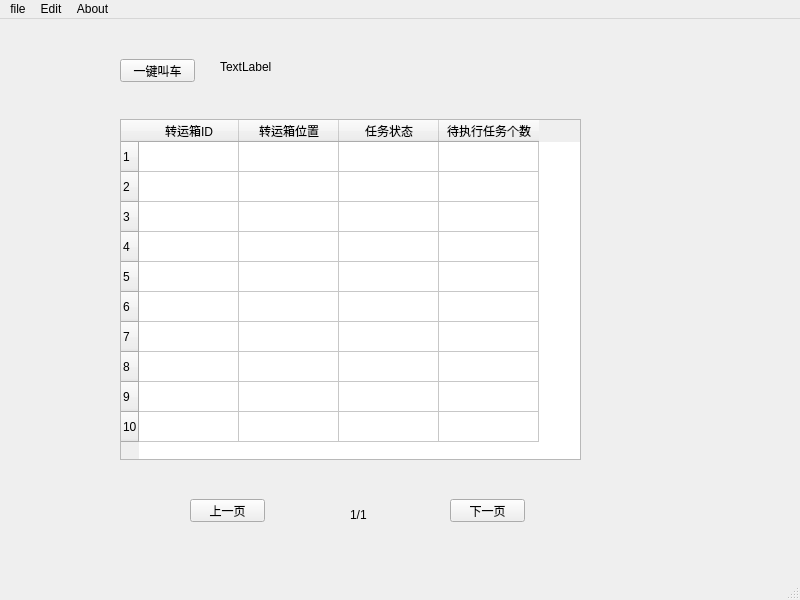
<?xml version="1.0" encoding="UTF-8"?>
<ui version="4.0">
 <class>RMSMonitor</class>
 <widget class="QMainWindow" name="RMSMonitor">
  <property name="geometry">
   <rect>
    <x>0</x>
    <y>0</y>
    <width>800</width>
    <height>600</height>
   </rect>
  </property>
  <property name="windowTitle">
   <string>MainWindow</string>
  </property>
  <widget class="QWidget" name="centralwidget">
   <widget class="QTableWidget" name="tableWidget">
    <property name="geometry">
     <rect>
      <x>120</x>
      <y>100</y>
      <width>461</width>
      <height>341</height>
     </rect>
    </property>
    <row>
     <property name="text">
      <string>1</string>
     </property>
    </row>
    <row>
     <property name="text">
      <string>2</string>
     </property>
    </row>
    <row>
     <property name="text">
      <string>3</string>
     </property>
    </row>
    <row>
     <property name="text">
      <string>4</string>
     </property>
    </row>
    <row>
     <property name="text">
      <string>5</string>
     </property>
    </row>
    <row>
     <property name="text">
      <string>6</string>
     </property>
    </row>
    <row>
     <property name="text">
      <string>7</string>
     </property>
    </row>
    <row>
     <property name="text">
      <string>8</string>
     </property>
    </row>
    <row>
     <property name="text">
      <string>9</string>
     </property>
    </row>
    <row>
     <property name="text">
      <string>10</string>
     </property>
    </row>
    <column>
     <property name="text">
      <string>转运箱ID</string>
     </property>
    </column>
    <column>
     <property name="text">
      <string>转运箱位置</string>
     </property>
    </column>
    <column>
     <property name="text">
      <string>任务状态</string>
     </property>
    </column>
    <column>
     <property name="text">
      <string>待执行任务个数</string>
     </property>
    </column>
   </widget>
   <widget class="QPushButton" name="pushButton">
    <property name="geometry">
     <rect>
      <x>190</x>
      <y>480</y>
      <width>75</width>
      <height>23</height>
     </rect>
    </property>
    <property name="text">
     <string>上一页</string>
    </property>
   </widget>
   <widget class="QPushButton" name="pushButton_2">
    <property name="geometry">
     <rect>
      <x>450</x>
      <y>480</y>
      <width>75</width>
      <height>23</height>
     </rect>
    </property>
    <property name="text">
     <string>下一页</string>
    </property>
   </widget>
   <widget class="QLabel" name="label">
    <property name="geometry">
     <rect>
      <x>350</x>
      <y>490</y>
      <width>54</width>
      <height>12</height>
     </rect>
    </property>
    <property name="text">
     <string>1/1</string>
    </property>
   </widget>
   <widget class="QPushButton" name="pushButton_3">
    <property name="geometry">
     <rect>
      <x>120</x>
      <y>40</y>
      <width>75</width>
      <height>23</height>
     </rect>
    </property>
    <property name="text">
     <string>一键叫车</string>
    </property>
   </widget>
   <widget class="QLabel" name="label_2">
    <property name="geometry">
     <rect>
      <x>220</x>
      <y>40</y>
      <width>351</width>
      <height>16</height>
     </rect>
    </property>
    <property name="text">
     <string>TextLabel</string>
    </property>
   </widget>
  </widget>
  <widget class="QMenuBar" name="menubar">
   <property name="geometry">
    <rect>
     <x>0</x>
     <y>0</y>
     <width>800</width>
     <height>23</height>
    </rect>
   </property>
   <widget class="QMenu" name="menufile">
    <property name="title">
     <string>file</string>
    </property>
    <addaction name="actionLogout"/>
   </widget>
   <widget class="QMenu" name="menuedit">
    <property name="title">
     <string>Edit</string>
    </property>
    <addaction name="actionsystem_config"/>
    <addaction name="separator"/>
    <addaction name="actionbingqubiao_config"/>
    <addaction name="actionyihubiao_config"/>
    <addaction name="actionyingshebiao_config"/>
   </widget>
   <widget class="QMenu" name="menuAbout">
    <property name="title">
     <string>About</string>
    </property>
    <addaction name="actionVersion"/>
   </widget>
   <addaction name="menufile"/>
   <addaction name="menuedit"/>
   <addaction name="menuAbout"/>
  </widget>
  <widget class="QStatusBar" name="statusbar"/>
  <action name="actionLogout">
   <property name="text">
    <string>Logout</string>
   </property>
  </action>
  <action name="actionsystem_config">
   <property name="text">
    <string>system config</string>
   </property>
  </action>
  <action name="actionbingqubiao_config">
   <property name="text">
    <string>bingqubiao config</string>
   </property>
  </action>
  <action name="actionyihubiao_config">
   <property name="text">
    <string>yihubiao config</string>
   </property>
  </action>
  <action name="actionyingshebiao_config">
   <property name="text">
    <string>yingshebiao config</string>
   </property>
  </action>
  <action name="actionVersion">
   <property name="text">
    <string>Version</string>
   </property>
  </action>
 </widget>
 <resources/>
 <connections/>
</ui>
